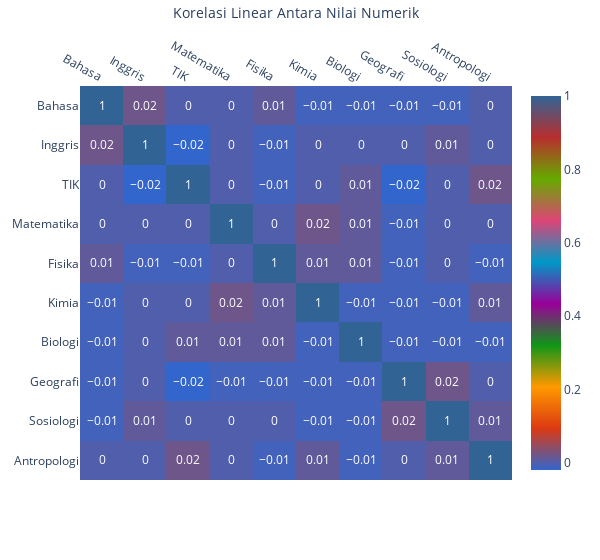

Notebook code for this chart:
### Code cell
reload()
util_visualization.drawHeatmap(np.round(df_train_copy[numCols].corr(),2),numCols, numCols, "Korelasi Linear Antara Nilai Numerik" )

### Figure 1 — Plotly figure (JSON) as saved in the notebook; plotly's stock layout.template omitted (floating-point values rounded to 4 significant figures)
{"data": [{"coloraxis": "coloraxis", "hovertemplate": "Korelasi Linear Antara Nilai Numerik: %{x}<br>y: %{y}<br>color: %{z}<extra></extra>", "name": "0", "texttemplate": "%{z}", "type": "heatmap", "x": ["Bahasa", "Inggris", "TIK", "Matematika", "Fisika", "Kimia", "Biologi", "Geografi", "Sosiologi", "Antropologi"], "xaxis": "x", "y": ["Bahasa", "Inggris", "TIK", "Matematika", "Fisika", "Kimia", "Biologi", "Geografi", "Sosiologi", "Antropologi"], "yaxis": "y", "z": [[1, 0.02, 0, 0, 0.01, -0.01, -0.01, -0.01, -0.01, 0], [0.02, 1, -0.02, 0, -0.01, 0, 0, 0, 0.01, 0], [0, -0.02, 1, 0, -0.01, 0, 0.01, -0.02, 0, 0.02], [0, 0, 0, 1, 0, 0.02, 0.01, -0.01, 0, 0], [0.01, -0.01, -0.01, 0, 1, 0.01, 0.01, -0.01, 0, -0.01], [-0.01, 0, 0, 0.02, 0.01, 1, -0.01, -0.01, -0.01, 0.01], [-0.01, 0, 0.01, 0.01, 0.01, -0.01, 1, -0.01, -0.01, -0.01], [-0.01, 0, -0.02, -0.01, -0.01, -0.01, -0.01, 1, 0.02, 0], [-0.01, 0.01, 0, 0, 0, -0.01, -0.01, 0.02, 1, 0.01], [0, 0, 0.02, 0, -0.01, 0.01, -0.01, 0, 0.01, 1]]}], "layout": {"coloraxis": {"colorscale": [[0, "#3366CC"], [0.1111, "#DC3912"], [0.2222, "#FF9900"], [0.3333, "#109618"], [0.4444, "#990099"], [0.5556, "#0099C6"], [0.6667, "#DD4477"], [0.7778, "#66AA00"], [0.8889, "#B82E2E"], [1, "#316395"]]}, "margin": {"t": 60}, "width": 600, "xaxis": {"anchor": "y", "domain": [0, 1], "side": "top", "title": {"text": "Korelasi Linear Antara Nilai Numerik"}}, "yaxis": {"anchor": "x", "autorange": "reversed", "domain": [0, 1]}}}
